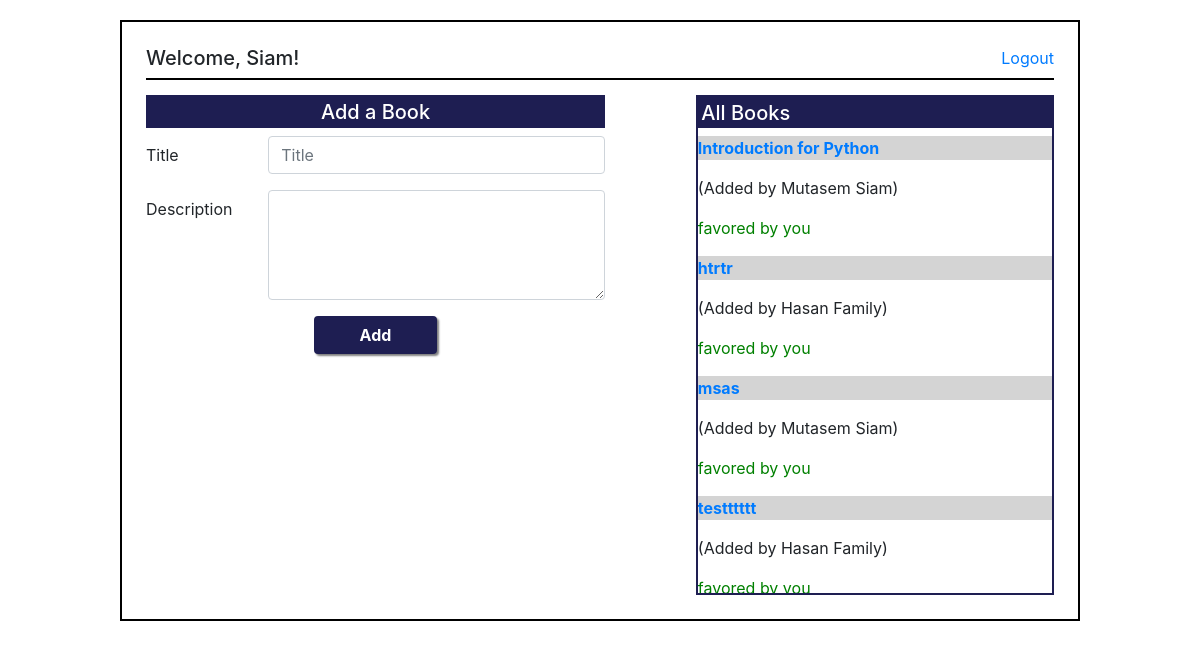
Page /books/ (signed in) on the committed database.
### login_app/models.py (models this page shows)
class User(models.Model):
    first_name = models.CharField(max_length=255)
    last_name = models.CharField(max_length=255)
    email = models.CharField(max_length=255)
    password = models.CharField(max_length=60)
    birth_date =  models.DateField()
    created_at = models.DateTimeField(auto_now_add=True)
    updated_at = models.DateTimeField(auto_now=True)
    objects = UserManager()

### books_app/models.py (models this page shows)
class Book(models.Model):
    title = models.CharField(max_length=255)
    desc = models.TextField(null=True)
    uploaded_by = models.ForeignKey(User, related_name="uploaded_books", on_delete = models.CASCADE)
    liked_by = models.ManyToManyField(User, related_name="liked_books")
    created_at = models.DateTimeField(auto_now_add=True)
    updated_at = models.DateTimeField(auto_now=True)
    objects = BookManager()

### books_app/views.py (the view)
# urls.py: path('', views.show_books),
def show_books(request):
    if 'user_id' not in request.session:
        return redirect("/")
    context = {
        "all_the_books": Book.objects.all(),
        'this_user': User.objects.get(id = request.session['user_id']),
    }
    return render(request,"all_books.html", context)

### books_app/templates/all_books.html (shortened to what this page needs)
<!DOCTYPE html>
<html lang="en">
<head>
    {% load static %}
    <link rel="stylesheet" href="{% static 'css/styling.css' %}">
    <link rel="stylesheet" href="https://cdn.jsdelivr.net/npm/bootstrap@4.6.1/dist/css/bootstrap.min.css">
</head>
<body>
    <div class="books_container">
        <header class="main-books">
            <h5>Welcome, {{request.session.name}}!</h5>
            <a href="/logout">Logout</a>
        </header>
        <div class="main_books">
            <div>
            <form action="add_book" method="post">
                <h5 class="add_book_header">Add a Book</h5>
                <div class="form-group row">
                    <label for="inputTitle" class="col-sm-3 col-form-label">Title</label>
                    <div class="col-sm-9">
                        <input type="text" class="form-control" id="inputTitle" placeholder="Title" name="title"
                            required>
                    </div>
                </div>
                <div class="form-group row">
                    <label for="inputDesc" class="col-sm-3 col-form-label">Description</label>
                    <div class="col-sm-9">
                        <textarea name="desc" class="form-control" id="inputDesc" cols="30" rows="4"></textarea>
                    </div>
                </div>
                <div class="col-sm-4 add-button">
                    <button type="submit" class="btn btn-primary form-control" id="add-button">Add</button>
                </div>
            </form>
            </div>
            <div class="datatable1">
                <h5 class="book_header">All Books</h5>
                {% for book in all_the_books %}
                <p class="book_title_home"><a href="/books/{{book.id}}">{{book.title}}</a></p>
                <p>(Added by {{book.uploaded_by.first_name}} {{book.uploaded_by.last_name}})</p>
                {% if this_user in book.liked_by.all %}
                <p style="color:green ;">favored by you</p>
                {% else %}
                <a style="color: red;" href="/books/add_to_fav/{{book.id}}">Add to Favorites</a>
                {% endif %}
                {% endfor %}
            </div>
        </div>
    </div>
</body>
</html>

### login_app/static/CSS/styling.css (style rules this page uses)
* { padding: 0; margin: 0; }
.add-button { margin: 0 auto; }
#add-button { background-color: rgb(30, 30, 82); border: 4px solid rgb(30, 30, 82); font-weight: bold; box-shadow: 2px 2px 2px gray; padding: 1%; }
.main-books { display: flex; justify-content: space-between; margin-bottom: 15px; border-bottom: 2px solid black; }
.books_container { width: 80%; padding: 2%; margin: 0 auto; margin-top: 20px; border: 2px solid black; }
.main_books { display: flex; gap: 10%; }
.add_book_header { text-align: center; background-color: rgb(30, 30, 82); padding: 1%; color: white; }
.datatable1 { width: 40%; border: 2px solid rgb(30, 30, 82); overflow-y: scroll; height: 500px; }
.book_header { background-color: rgb(30, 30, 82); padding: 1%; color: white; }
.book_title_home { background-color: rgb(212, 212, 212); font-weight: bold; }

### rows in the picture
User: session.name "Siam"
Book: title "Introduction for Python", uploaded_by.first_name "Mutasem", uploaded_by.last_name "Siam", shows "favored by you"
Book: title "htrtr", uploaded_by.first_name "Hasan", uploaded_by.last_name "Family", shows "favored by you"
Book: title "msas", uploaded_by.first_name "Mutasem", uploaded_by.last_name "Siam", shows "favored by you"
Book: title "testttttt", uploaded_by.first_name "Hasan", uploaded_by.last_name "Family", shows "favored by you"
